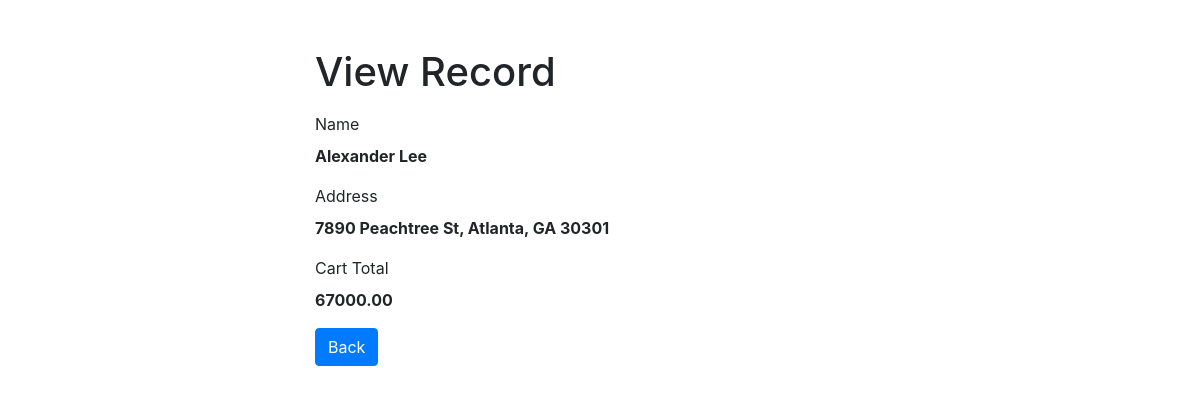
The page /read.php?id=6 on the database its author committed.
### tables this page shows
CREATE TABLE `customers` (
  `id` int(11) NOT NULL,
  `name` varchar(100) NOT NULL,
  `address` text NOT NULL,
  `cart_total` decimal(10,2) NOT NULL
);

### read.php (the view, shortened to what this page needs)
<?php
if (isset($_GET["id"]) && !empty(trim($_GET["id"]))) {
    require_once "config.php";
    $sql = "SELECT * FROM customers WHERE id = ?";
    if ($stmt = mysqli_prepare($link, $sql)) {
        mysqli_stmt_bind_param($stmt, "i", $param_id);
        if (mysqli_stmt_execute($stmt)) {
            $result = mysqli_stmt_get_result($stmt);
            if (mysqli_num_rows($result) == 1) {
                $row = mysqli_fetch_array($result, MYSQLI_ASSOC);
            } else {
                header("location: error.php");
                exit();
            }
        } else {
            echo "Oops! Something went wrong. Please try again later.";
        }
    }
} else {
    header("location: error.php");
    exit();
}
?>
<!DOCTYPE html>
<html lang="en">
<head>
    <link rel="stylesheet" href="https://stackpath.bootstrapcdn.com/bootstrap/4.5.2/css/bootstrap.min.css">
</head>
<body>
    <div class="wrapper">
        <div class="container-fluid">
            <div class="row">
                <div class="col-md-12">
                    <h1 class="mt-5 mb-3">View Record</h1>
                    <div class="form-group">
                        <label>Name</label>
                        <p><b><?php echo $row["name"]; ?></b></p>
                    </div>
                    <div class="form-group">
                        <label>Address</label>
                        <p><b><?php echo $row["address"]; ?></b></p>
                    </div>
                    <div class="form-group">
                        <label>Cart Total</label>
                        <p><b><?php echo $row["cart_total"]; ?></b></p>
                    </div>
                    <p><a href="index.php" class="btn btn-primary">Back</a></p>
                </div>
            </div>
        </div>
    </div>
</body>
</html>

### read.php (style rules this page uses)
.wrapper { width: 600px; margin: 0 auto; }

### rows shown on the page
customers: name "Alexander Lee", address "7890 Peachtree St, Atlanta, GA 30301", cart_total "67000.00"
